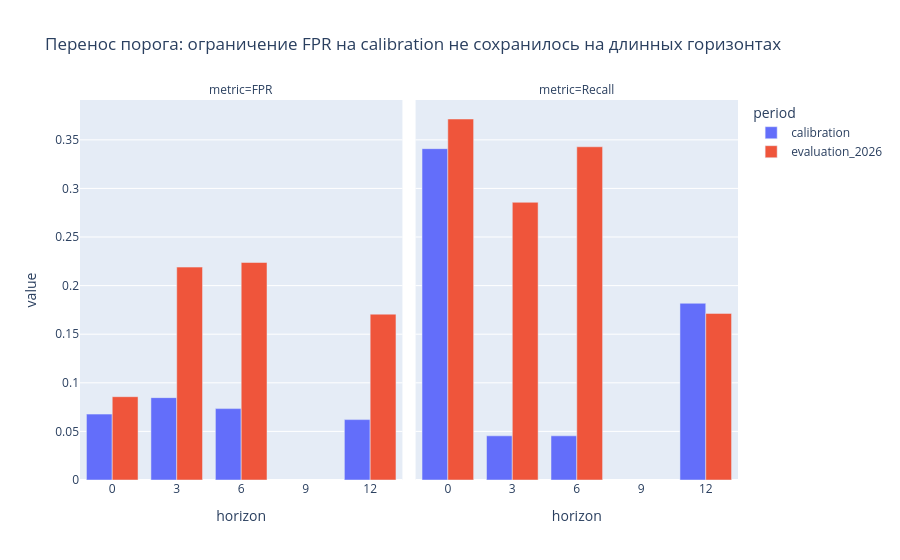

Source (notebook cell):
### Code cell
cal=pd.read_csv(ART/'risk_calibration.csv')
transfer=cal[['horizon','fpr','recall']].assign(period='calibration').rename(columns={'fpr':'FPR','recall':'Recall'})
evalpart=risk[['horizon','fpr','recall']].assign(period='evaluation_2026').rename(columns={'fpr':'FPR','recall':'Recall'})
chart=pd.concat([transfer,evalpart]).melt(id_vars=['horizon','period'],value_vars=['FPR','Recall'],var_name='metric',value_name='value')
show(px.bar(chart,x='horizon',y='value',color='period',facet_col='metric',barmode='group',title='Перенос порога: ограничение FPR на calibration не сохранилось на длинных горизонтах'),'threshold_transfer')

### Figure 1 — Plotly figure (JSON) as saved in the notebook; plotly's stock layout.template omitted (floating-point values rounded to 4 significant figures)
{"data": [{"alignmentgroup": "True", "hovertemplate": "period=calibration<br>metric=FPR<br>horizon=%{x}<br>value=%{y}<extra></extra>", "legendgroup": "calibration", "marker": {"color": "#636efa", "pattern": {"shape": ""}}, "name": "calibration", "offsetgroup": "calibration", "orientation": "v", "showlegend": true, "textposition": "auto", "type": "bar", "x": [6, 3, 0, 12], "xaxis": "x", "y": [0.07345, 0.08475, 0.0678, 0.06215], "yaxis": "y"}, {"alignmentgroup": "True", "hovertemplate": "period=calibration<br>metric=Recall<br>horizon=%{x}<br>value=%{y}<extra></extra>", "legendgroup": "calibration", "marker": {"color": "#636efa", "pattern": {"shape": ""}}, "name": "calibration", "offsetgroup": "calibration", "orientation": "v", "showlegend": false, "textposition": "auto", "type": "bar", "x": [6, 3, 0, 12], "xaxis": "x2", "y": [0.04545, 0.04545, 0.3409, 0.1818], "yaxis": "y2"}, {"alignmentgroup": "True", "hovertemplate": "period=evaluation_2026<br>metric=FPR<br>horizon=%{x}<br>value=%{y}<extra></extra>", "legendgroup": "evaluation_2026", "marker": {"color": "#EF553B", "pattern": {"shape": ""}}, "name": "evaluation_2026", "offsetgroup": "evaluation_2026", "orientation": "v", "showlegend": true, "textposition": "auto", "type": "bar", "x": [3, 6, 0, 12], "xaxis": "x", "y": [0.219, 0.2238, 0.08571, 0.1706], "yaxis": "y"}, {"alignmentgroup": "True", "hovertemplate": "period=evaluation_2026<br>metric=Recall<br>horizon=%{x}<br>value=%{y}<extra></extra>", "legendgroup": "evaluation_2026", "marker": {"color": "#EF553B", "pattern": {"shape": ""}}, "name": "evaluation_2026", "offsetgroup": "evaluation_2026", "orientation": "v", "showlegend": false, "textposition": "auto", "type": "bar", "x": [3, 6, 0, 12], "xaxis": "x2", "y": [0.2857, 0.3429, 0.3714, 0.1714], "yaxis": "y2"}], "layout": {"annotations": [{"font": {}, "showarrow": false, "text": "metric=FPR", "x": 0.245, "xanchor": "center", "xref": "paper", "y": 1.0, "yanchor": "bottom", "yref": "paper"}, {"font": {}, "showarrow": false, "text": "metric=Recall", "x": 0.755, "xanchor": "center", "xref": "paper", "y": 1.0, "yanchor": "bottom", "yref": "paper"}], "barmode": "group", "legend": {"title": {"text": "period"}, "tracegroupgap": 0}, "title": {"text": "Перенос порога: ограничение FPR на calibration не сохранилось на длинных горизонтах"}, "xaxis": {"anchor": "y", "domain": [0.0, 0.49], "title": {"text": "horizon"}}, "xaxis2": {"anchor": "y2", "domain": [0.51, 1.0], "matches": "x", "title": {"text": "horizon"}}, "yaxis": {"anchor": "x", "domain": [0.0, 1.0], "title": {"text": "value"}}, "yaxis2": {"anchor": "x2", "domain": [0.0, 1.0], "matches": "y", "showticklabels": false}}}
